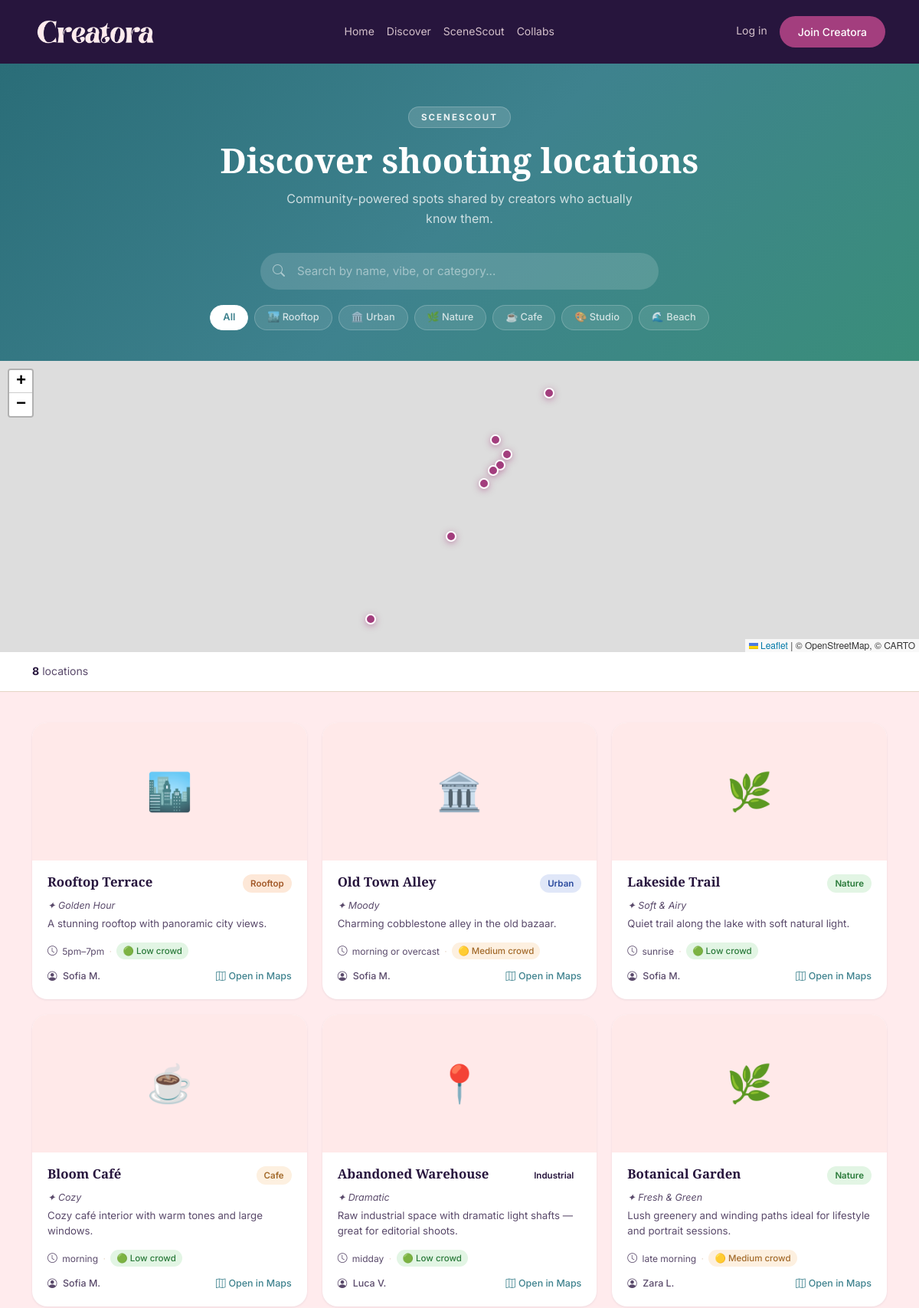
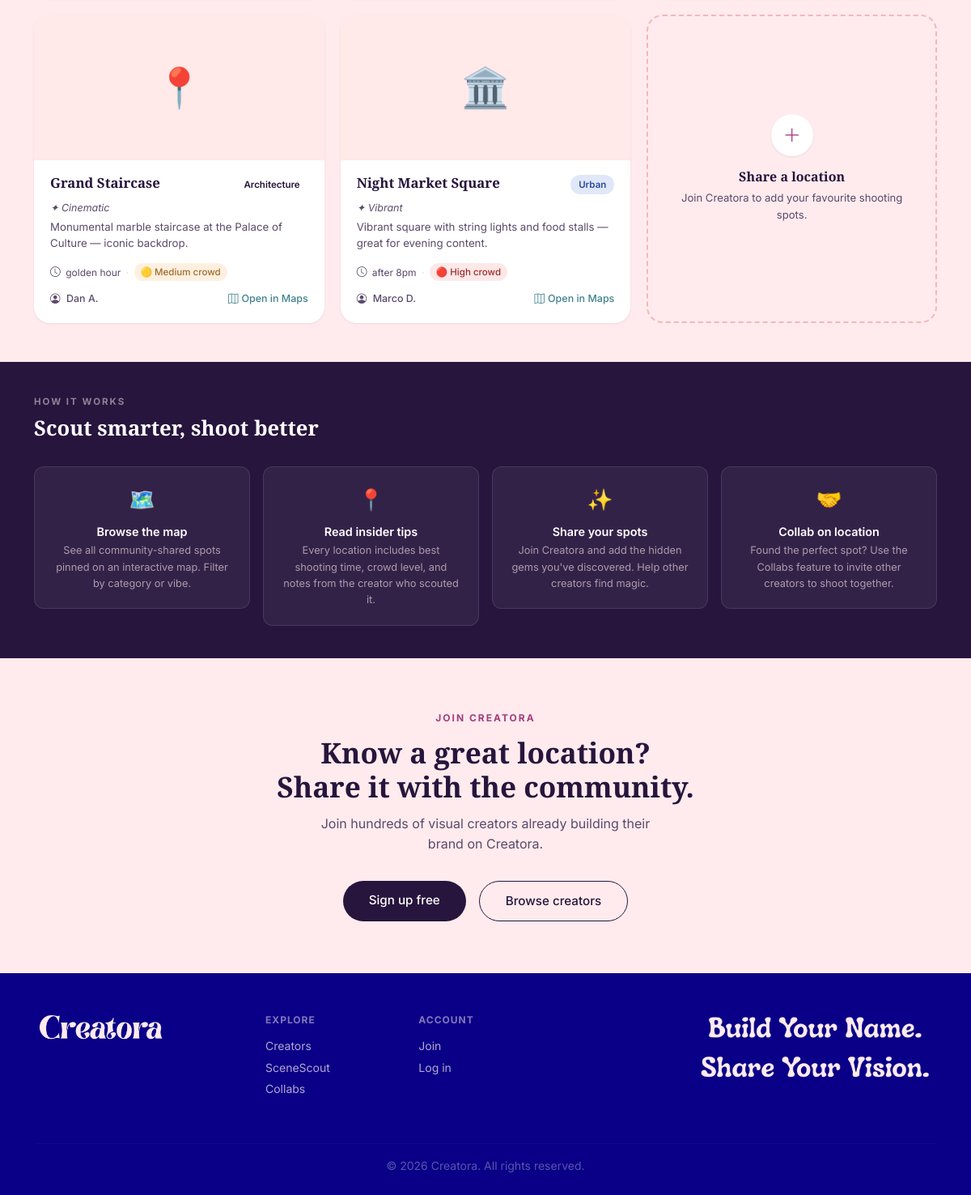
The page /scenescout on the database its author committed (2 pictures, top to bottom).
### models.py (models this page shows, shortened)
class Location(db.Model):
    __tablename__ = 'locations'
    id          = db.Column(db.Integer, primary_key=True)
    creator_id  = db.Column(db.Integer, db.ForeignKey('users.id'), nullable=False)
    name        = db.Column(db.String(120), nullable=False)
    description = db.Column(db.Text)
    category    = db.Column(db.String(60))   # rooftop | cafe | nature | urban | etc.
    vibe        = db.Column(db.String(60))
    lat         = db.Column(db.Float)
    lng         = db.Column(db.Float)
    best_time   = db.Column(db.String(100))
    crowd_level = db.Column(db.String(20))   # low | medium | high
    image       = db.Column(db.String(255))
    created_at  = db.Column(db.DateTime, default=datetime.utcnow)

class User(UserMixin, db.Model):
    __tablename__ = 'users'
    id           = db.Column(db.Integer, primary_key=True)
    username     = db.Column(db.String(50),  unique=True, nullable=False)
    email        = db.Column(db.String(120), unique=True, nullable=False)
    password     = db.Column(db.String(256), nullable=False)
    role         = db.Column(db.String(30),  nullable=False)  # one of CREATOR_ROLES
    display_name  = db.Column(db.String(100))
    bio           = db.Column(db.Text)
    location      = db.Column(db.String(100))
    avatar        = db.Column(db.String(255))   # filename in uploads/
    website       = db.Column(db.String(255))
    instagram     = db.Column(db.String(100))
    is_public     = db.Column(db.Boolean, default=True)
    security_question = db.Column(db.String(255))  # ← add
    security_answer = db.Column(db.String(255))  # ← add (stored hashed)
    created_at    = db.Column(db.DateTime, default=datetime.utcnow)
    portfolio_items = db.relationship('PortfolioItem',  backref='creator', lazy=True)
    inquiries_recv  = db.relationship('Inquiry',        backref='creator', lazy=True,
                                      foreign_keys='Inquiry.creator_id')
    content_posts   = db.relationship('ContentPost',    backref='creator', lazy=True)
    locations       = db.relationship('Location',       backref='creator', lazy=True)
    collaborations  = db.relationship('Collaboration',  backref='creator', lazy=True)
    shelf_items = db.relationship('ShelfItem', backref='creator', lazy=True)
    is_public = db.Column(db.Boolean, default=True)
    profile_views = db.Column(db.Integer, default=0)  # ← add this

### routes/public.py (the view)
@public_bp.route('/scenescout')
def scenescout():
    cat = request.args.get('cat', '')
    query = Location.query
    if cat:
        query = query.filter_by(category=cat)
    locations = query.all()
    return render_template('public/scenescout.html', locations=locations, active_cat=cat)

### app.py (called while the page is built)
@app.context_processor
def inject_globals():
    unread_count = 0
    if current_user.is_authenticated:
        unread_count = Notification.query.filter_by(
            user_id=current_user.id, is_read=False
        ).count()
    return {
        'now': datetime.utcnow(),
        'app_name': 'Creatora',
        'unread_notifications': unread_count,
    }

### templates/public/scenescout.html (shortened to what this page needs)
{% extends 'base.html' %}
{% block content %}
<section class="ss-hero">
  <div class="container">
    <span class="ss-hero-badge">SceneScout</span>
    <h1>Discover shooting locations</h1>
    <p>Community-powered spots shared by creators who actually know them.</p>
    <div class="ss-search-wrap">
      <i class="bi bi-search"></i>
      <input type="text" id="loc-search" placeholder="Search by name, vibe, or category..." autocomplete="off">
    </div>
    <div class="cat-filters">
      <a href="{{ url_for('public.scenescout') }}"
         class="cat-pill {% if not active_cat %}active{% endif %}">All</a>
      {% for cat, emoji in [('rooftop','🏙️'), ('urban','🏛️'), ('nature','🌿'), ('cafe','☕'), ('studio','🎨'), ('beach','🌊')] %}
      <a href="{{ url_for('public.scenescout', cat=cat) }}"
         class="cat-pill {% if active_cat == cat %}active{% endif %}">{{ emoji }} {{ cat|title }}</a>
      {% endfor %}
    </div>
  </div>
</section>
<div class="ss-map-section">
  <div id="scenescout-map"></div>
</div>
<div class="ss-results-bar">
  <div class="container d-flex align-items-center justify-content-between">
    <span style="font-size: 0.88rem; color: var(--text-secondary);">
      <strong id="loc-count" style="color: var(--text-primary);">{{ locations|length }}</strong> location{{ 's' if locations|length != 1 else '' }}
    </span>
  </div>
</div>
<section style="background: var(--color-lavender-blush); padding: 2.5rem 1rem 3rem;">
  <div class="container">
    {% if locations %}
    <div class="locations-grid" id="locations-grid">
      {% for loc in locations %}
      <div class="loc-card" data-name="{{ loc.name|lower }}" data-cat="{{ loc.category|lower }}" data-vibe="{{ (loc.vibe or '')|lower }}">
        <div class="loc-card-img">
          {% if loc.image %}
            <img src="{{ url_for('static', filename='images/uploads/' ~ loc.image) }}" alt="{{ loc.name }}" style="width:100%;height:180px;object-fit:cover;">
          {% else %}
            {% if loc.category == 'rooftop' %}🏙️
            {% elif loc.category == 'urban' %}🏛️
            {% elif loc.category == 'nature' %}🌿
            {% elif loc.category == 'cafe' %}☕
            {% elif loc.category == 'studio' %}🎨
            {% elif loc.category == 'beach' %}🌊
            {% else %}📍
            {% endif %}
          {% endif %}
        </div>
        <div class="loc-card-body">
          <div class="loc-card-top">
            <span class="loc-card-name">{{ loc.name }}</span>
            <span class="cat-badge {{ loc.category|lower }}">{{ loc.category|replace('_',' ')|title }}</span>
          </div>
          {% if loc.vibe %}
          <div class="vibe-tag mb-1">✦ {{ loc.vibe|title }}</div>
          {% endif %}
          <p class="loc-card-desc">{{ loc.description or 'A great spot for shooting.' }}</p>
          <div class="loc-card-meta">
            {% if loc.best_time %}
            <i class="bi bi-clock"></i> {{ loc.best_time }}
            <span class="meta-dot">·</span>
            {% endif %}
            {% if loc.crowd_level %}
            <span class="crowd-badge crowd-{{ loc.crowd_level }}">
              {% if loc.crowd_level == 'low' %}🟢{% elif loc.crowd_level == 'medium' %}🟡{% else %}🔴{% endif %}
              {{ loc.crowd_level|title }} crowd
            </span>
            {% endif %}
          </div>
          <div class="d-flex align-items-center justify-content-between" style="margin-top: auto;">
            <div style="font-size: 0.78rem; color: var(--text-secondary);">
              <i class="bi bi-person-circle me-1"></i>
              {% if loc.creator %}
                <a href="{{ url_for('public.profile', username=loc.creator.username) }}"
                   style="color:inherit;text-decoration:none;font-weight:500;">
                  {{ loc.creator.display_name or loc.creator.username }}
                </a>
              {% else %}Community{% endif %}
            </div>
            {% if loc.lat and loc.lng %}
            <a href="https://maps.google.com/?q={{ loc.lat }},{{ loc.lng }}" target="_blank" rel="noopener"
               style="font-size: 0.78rem; color: var(--color-pacific-cyan); text-decoration: none; font-weight: 500;">
              <i class="bi bi-map me-1"></i>Open in Maps
            </a>
            {% endif %}
          </div>
        </div>
      </div>
      {% endfor %}
      {% if current_user.is_authenticated %}
      <a href="{{ url_for('dashboard.my_locations') }}" class="add-loc-card">
        <div class="add-loc-icon"><i class="bi bi-plus-lg"></i></div>
        <h5>Share a location</h5>
        <p>Know a great spot? Add it to the community map.</p>
      </a>
      {% else %}
      <a href="{{ url_for('auth.register') }}" class="add-loc-card">
        <div class="add-loc-icon"><i class="bi bi-plus-lg"></i></div>
        <h5>Share a location</h5>
        <p>Join Creatora to add your favourite shooting spots.</p>
      </a>
      {% endif %}
    </div>
    {% endif %}
  </div>
</section>
<section class="tip-strip">
  <div class="container">
    <p style="color: rgba(255,235,237,0.5); font-size: 0.72rem; font-weight: 700; letter-spacing: 2px; text-transform: uppercase; margin-bottom: 0.5rem;">HOW IT WORKS</p>
    <h2 style="color: white; font-family: var(--font-heading); font-size: 1.6rem; margin-bottom: 2rem;">Scout smarter, shoot better</h2>
    <div class="row g-3">
      {% for icon, title, desc in [
        ('🗺️', 'Browse the map', 'See all community-shared spots pinned on an interactive map. Filter by category or vibe.'),
        ('📍', 'Read insider tips', 'Every location includes best shooting time, crowd level, and notes from the creator who scouted it.'),
        ('✨', 'Share your spots', 'Join Creatora and add the hidden gems you\'ve discovered. Help other creators find magic.'),
        ('🤝', 'Collab on location', 'Found the perfect spot? Use the Collabs feature to invite other creators to shoot together.'),
      ] %}
      <div class="col-6 col-md-3">
        <div class="tip-card">
          <div class="tip-icon">{{ icon }}</div>
          <h6>{{ title }}</h6>
          <p>{{ desc }}</p>
        </div>
      </div>
      {% endfor %}
    </div>
  </div>
</section>
<section style="background: var(--color-lavender-blush); padding: 4rem 1rem; text-align: center;">
  <div class="container">
    <p style="color: var(--color-berry-blush); font-size: 0.75rem; font-weight: 700; letter-spacing: 2px; text-transform: uppercase; margin-bottom: 0.75rem;">JOIN CREATORA</p>
    <h2 style="font-family: var(--font-heading); font-size: 2.2rem; color: var(--color-dark-amethyst); margin-bottom: 0.75rem;">Know a great location?<br>Share it with the community.</h2>
    <p style="color: var(--text-secondary); max-width: 440px; margin: 0 auto 2rem;">Join hundreds of visual creators already building their brand on Creatora.</p>
    <div style="display: flex; gap: 1rem; justify-content: center; flex-wrap: wrap;">
      <a href="{{ url_for('auth.register') }}"
         style="background: var(--color-dark-amethyst); color: white; padding: 0.75rem 2rem; border-radius: 999px; font-weight: 500; font-size: 0.95rem; text-decoration: none;">
        Sign up free
      </a>
      <a href="{{ url_for('public.directory') }}"
         style="background: transparent; color: var(--color-dark-amethyst); border: 1.5px solid var(--color-dark-amethyst); padding: 0.75rem 2rem; border-radius: 999px; font-weight: 500; font-size: 0.95rem; text-decoration: none;">
        Browse creators
      </a>
    </div>
  </div>
</section>
{% endblock %}
{% block extra_js %}
<link rel="stylesheet" href="https://unpkg.com/leaflet@1.9.4/dist/leaflet.css" />
{% endblock %}

### static/css/variables.css (style rules this page uses)
:root { --color-lavender-blush: #FFEBED; --color-soft-blush: #FFE9E9; --color-powder-blush: #F6B6B7; --color-powder-blush-deep: #F2A4A5; --color-papaya-whip: #FFFFD2; --color-honeydew: #F2FFE9; --color-muted-teal: #A6C9B6; --color-almond-cream: #E5D4C5; --color-burnt-peach: #D18A75; --color-berry-blush: #A33E7E; --color-pacific-cyan: #3E828E; --color-rich-cerulean: #3078A4; --color-dark-amethyst: #27153D; --color-dark-amethyst-cool: #260C45; --color-navy: #090087; --brand-primary: var(--color-berry-blush); --brand-primary-hover: #8a3468; --brand-secondary: var(--color-pacific-cyan); --brand-secondary-hover: #2f636d; --bg-page: var(--color-lavender-blush); --bg-card: #ffffff; --bg-card-soft: var(--color-soft-blush); --bg-muted: var(--color-almond-cream); --bg-dark: var(--color-dark-amethyst); --bg-footer: var(--color-navy); --text-primary: var(--color-dark-amethyst); --text-secondary: #5a4a6b; --text-on-dark: var(--color-lavender-blush); --text-on-primary: #ffffff; --text-link: var(--color-pacific-cyan); --text-link-hover: var(--color-berry-blush); --accent-warm: var(--color-burnt-peach); --accent-mint: var(--color-muted-teal); --accent-cream: var(--color-papaya-whip); --border-default: var(--color-almond-cream); --border-strong: var(--color-muted-teal); --success: var(--color-honeydew); --success-text: #2a6b3c; --font-heading: 'Playfair Display', 'Georgia', serif; --font-body: 'Inter', 'Helvetica Neue', sans-serif; --font-mono: 'Fira Code', monospace; --text-xs: 0.75rem; --text-sm: 0.875rem; --text-base: 1rem; --text-lg: 1.125rem; --text-xl: 1.25rem; --text-2xl: 1.5rem; --text-3xl: 1.875rem; --text-4xl: 2.25rem; --space-1: 0.25rem; --space-2: 0.5rem; --space-3: 0.75rem; --space-4: 1rem; --space-6: 1.5rem; --space-8: 2rem; --space-12: 3rem; --space-16: 4rem; --radius-sm: 6px; --radius-md: 12px; --radius-lg: 20px; --radius-xl: 32px; --radius-full: 9999px; --shadow-sm: 0 1px 3px rgba(39, 21, 61, 0.08); --shadow-md: 0 4px 16px rgba(39, 21, 61, 0.10); --shadow-lg: 0 8px 32px rgba(39, 21, 61, 0.14); --transition-fast: 150ms ease; --transition-normal: 250ms ease; }

### static/css/main.css (style rules this page uses)
*, *::before, *::after { box-sizing: border-box; margin: 0; padding: 0; }
body { font-family: var(--font-body); font-size: var(--text-base); color: var(--text-primary); background-color: var(--bg-page); line-height: 1.6; }
h1, h2, h3, h4, h5, h6 { font-family: var(--font-heading); font-weight: 700; color: var(--text-primary); line-height: 1.2; }
a { color: var(--text-link); text-decoration: none; transition: color var(--transition-fast); }

### rows shown on the page
Location: name "Rooftop Terrace", category "Rooftop", vibe "Golden Hour", description "A stunning rooftop with panoramic city views.", best_time "5pm–7pm", crowd_level "Low", creator "Sofia M."
Location: name "Old Town Alley", category "Urban", vibe "Moody", description "Charming cobblestone alley in the old bazaar.", best_time "morning or overcast", crowd_level "Medium", creator "Sofia M."
Location: name "Lakeside Trail", category "Nature", vibe "Soft & Airy", description "Quiet trail along the lake with soft natural light.", best_time "sunrise", crowd_level "Low", creator "Sofia M."
Location: name "Bloom Café", category "Cafe", vibe "Cozy", description "Cozy café interior with warm tones and large windows.", best_time "morning", crowd_level "Low", creator "Sofia M."
Location: name "Abandoned Warehouse", category "Industrial", vibe "Dramatic", description "Raw industrial space with dramatic light shafts — great for editorial shoots.", best_time "midday", crowd_level "Low", creator "Luca V."
Location: name "Botanical Garden", category "Nature", vibe "Fresh & Green", description "Lush greenery and winding paths ideal for lifestyle and portrait sessions.", best_time "late morning", crowd_level "Medium", creator "Zara L."
Location: name "Grand Staircase", category "Architecture", vibe "Cinematic", description "Monumental marble staircase at the Palace of Culture — iconic backdrop.", best_time "golden hour", crowd_level "Medium", creator "Dan A."
Location: name "Night Market Square", category "Urban", vibe "Vibrant", description "Vibrant square with string lights and food stalls — great for evening content.", best_time "after 8pm", crowd_level "High", creator "Marco D."

### other values the page prints
{{ emoji }} "🏙️" "🏛️" "☕" "🎨" "🌊"
{{ cat|title }} "Rooftop" "Urban" "Nature" "Cafe" "Studio" "Beach"
{{ locations|length }} "8"
{{ 's' if locations|length != 1 else '' }} "s"
{{ icon }} "🗺️" "📍" "✨" "🤝"
{{ title }} "Browse the map" "Read insider tips" "Share your spots" "Collab on location"
{{ desc }} "See all community-shared spots pinned on an interactive map. Filter by category or vibe." "Every location includes best shooting time, crowd level, and notes from the creator who scouted it." "Join Creatora and add the hidden gems you've discovered. Help other creators find magic." "Found the perfect spot? Use the Collabs feature to invite other creators to shoot together."
